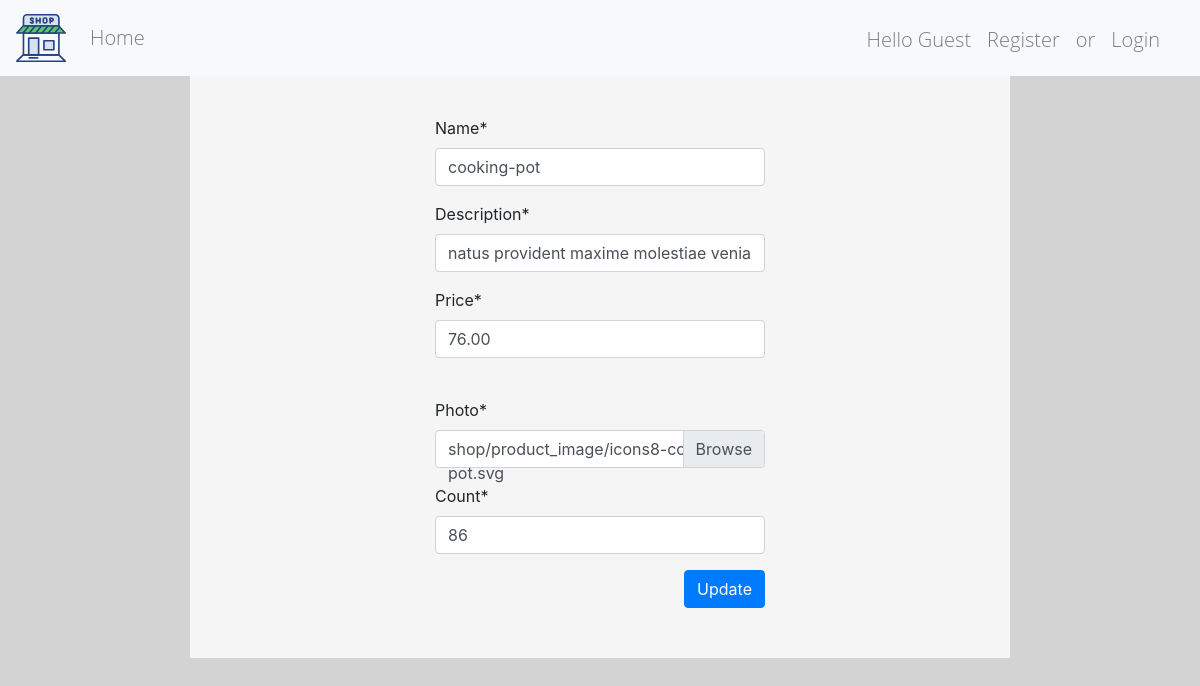
The app's page /product_update/7/, older data.
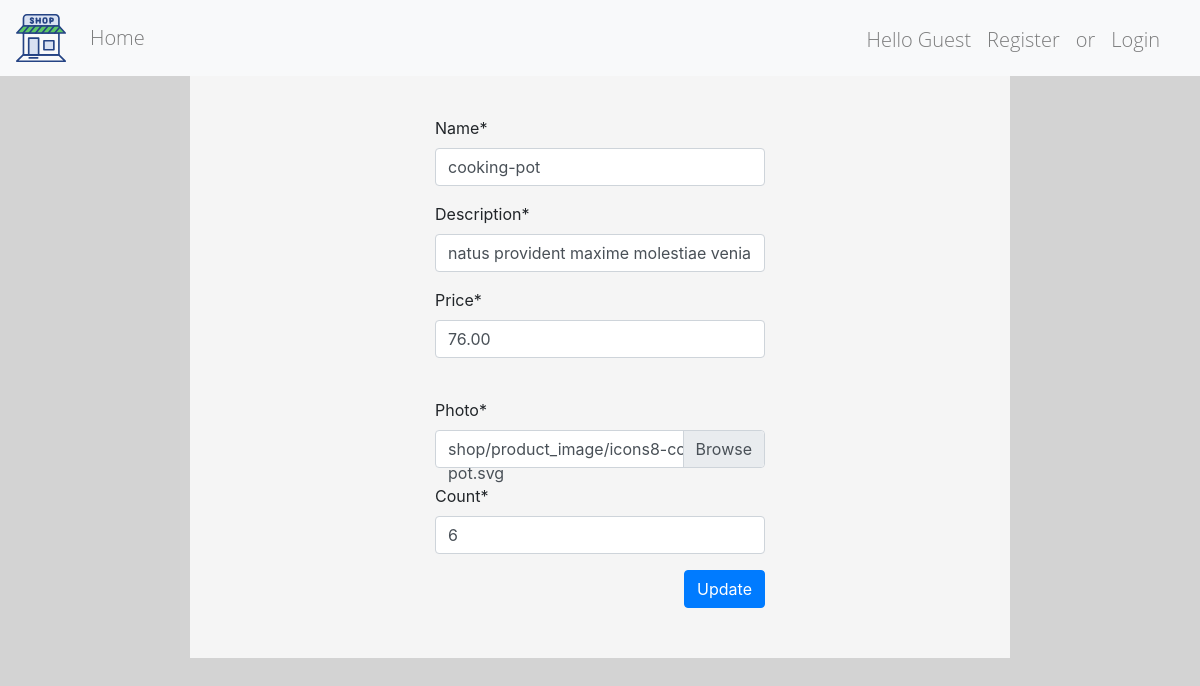
The same page, newer data.
### shop/models.py (models this page shows, shortened)
class Product(models.Model):
    name = models.CharField(max_length=50)
    description = models.CharField(max_length=256)
    price = models.DecimalField(
        decimal_places=2,
        max_digits=12,
        validators=[MinValueValidator(Decimal('0.00'))])
    photo = models.FileField(upload_to='shop/product_image/')
    count = models.PositiveIntegerField()

### shop/views.py (the view)
# urls.py: path('product_update/<int:pk>/', ProductUpdate.as_view(), name='product_update'),
class ProductUpdate(DynamicSuccessUrlMixin, SuccessMessageMixin, UpdateView):
    template_name = 'shop/product/update_form.html'
    form_class = forms.ProductCreateForm
    model = models.Product
    success_url = '/'
    success_message = 'success update product %(name)s'

### shop/forms.py
class ProductCreateForm(ModelForm):
    class Meta:
        model = Product
        fields = '__all__'

### shop/templates/shop/product/update_form.html (shortened to what this page needs)
{% extends 'shop/page_item/base.html' %}
{% load staticfiles %}
{% load static %}
{% load crispy_forms_tags %}
{% block content %}
    <div class="col-md-8 col-sm-8 col-12 col box">
        <div class="col-6 mx-auto">
            <form method="post" enctype="multipart/form-data" class="form">
                <div class="form-group mx-0 mb-0">
                    {{ form.name|as_crispy_field }}
                </div>
                <div class="form-group mx-0">
                    {{ form.description|as_crispy_field }}
                </div>
                <div class="form-group mb-0">
                    {{ form.price|as_crispy_field }}
                </div>
                <br>
                <div class="form-group">
                    <label for="id_photo" class="requiredField">
                        Photo<span class="asteriskField">*</span>
                    </label>
                    <div class="custom-file">
                        <label class="custom-file-label" for="id_photo"
                               id="id_label">{{ product.photo.name }}</label>
                    </div>
                </div>
                <div class="form-group mb-0">
                    {{ form.count|as_crispy_field }}
                </div>
                <div class="text-right">
                    <button type="submit" class="btn btn-primary">Update</button>
                </div>
            </form>
        </div>
    </div>
{% endblock content %}

Row changes from the older to the newer data that the page shows:
changed Product "shop/product_image/icons8-cooking-pot.svg": count "86" → "6"
